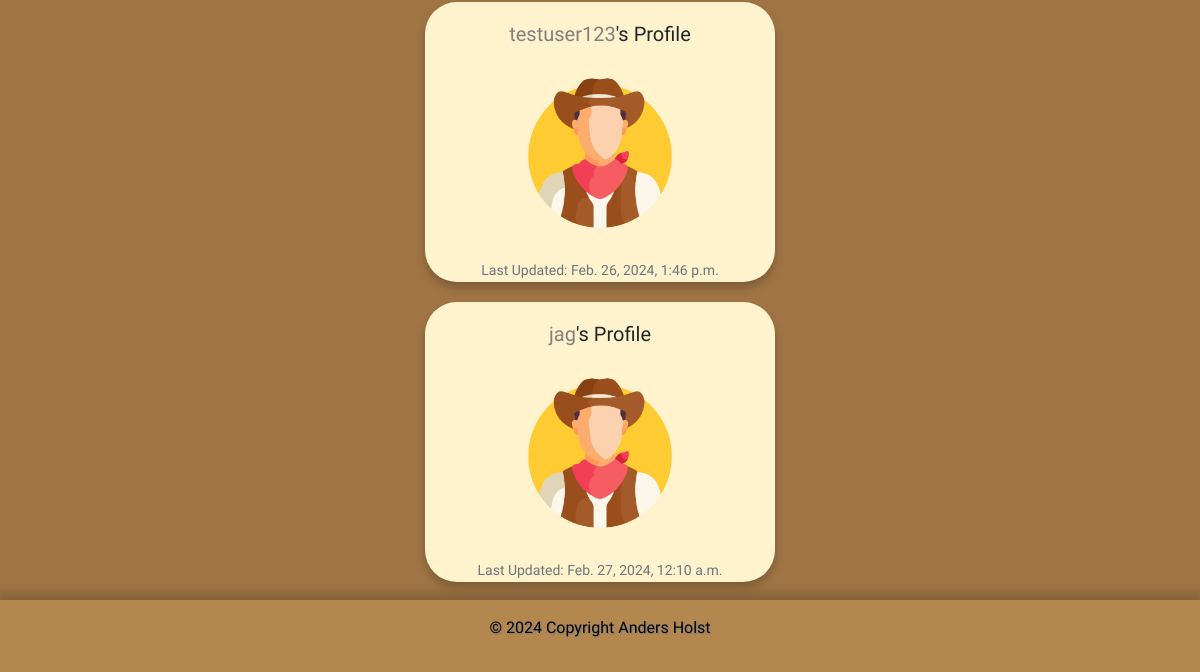
The app's page /profile_list/ (signed in, lower part), older data.
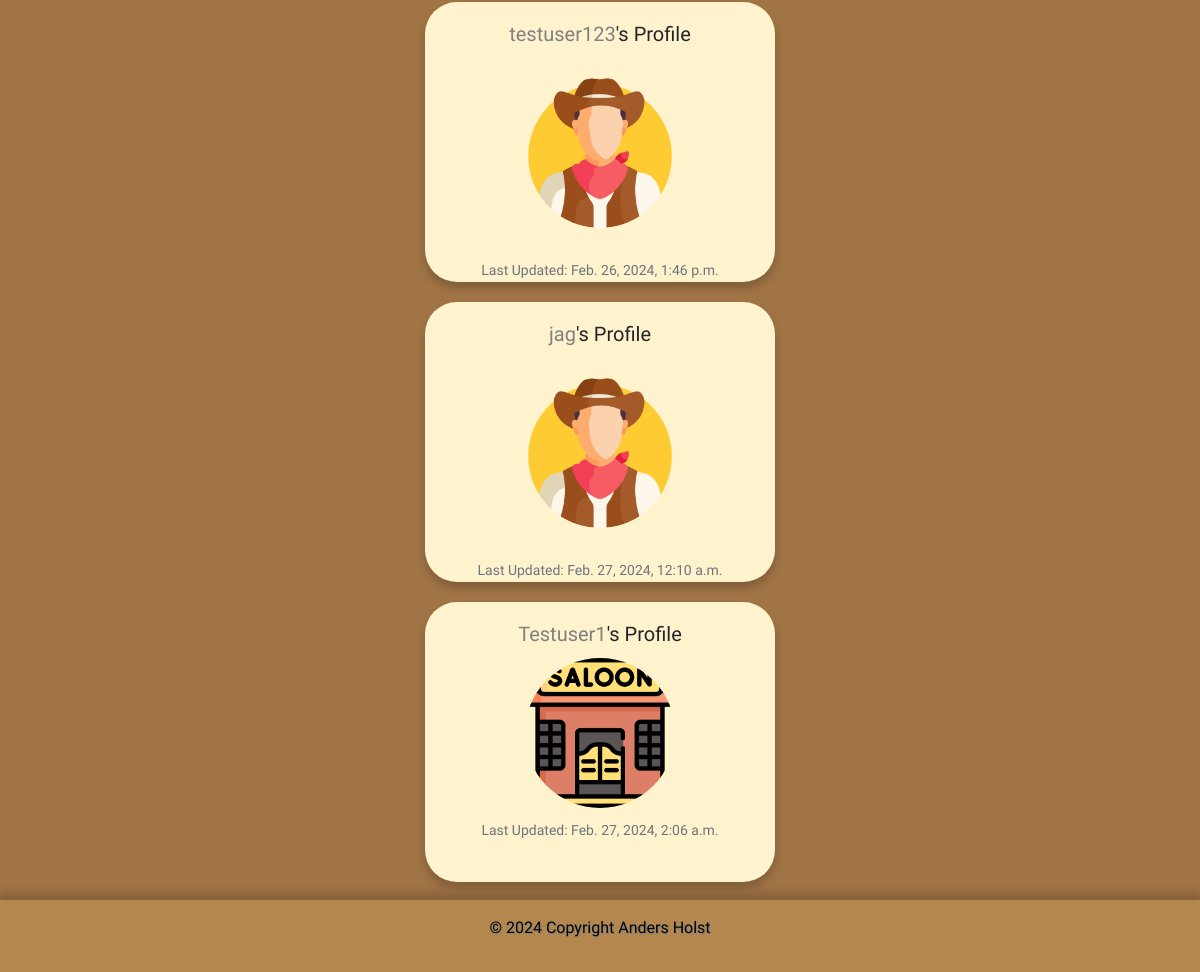
The same page, newer data.
### the_saloon/models.py (models this page shows, shortened)
class Profile(models.Model):
    user = models.OneToOneField(User, on_delete=models.CASCADE)
    follows = models.ManyToManyField("self",
                                     related_name="followed_by",
                                     symmetrical=False, blank=True)
    date_modified = models.DateTimeField(User, auto_now=True)
    profile_image = models.ImageField(
        null=True, blank=True, upload_to="images/")
    profile_bio = models.CharField(null=True, blank=True, max_length=500)
    facebook_link = models.CharField(null=True, blank=True, max_length=100)
    instagram_link = models.CharField(
        null=True, blank=True, max_length=100)
    linkedin_link = models.CharField(null=True, blank=True, max_length=100)
    youtube_link = models.CharField(null=True, blank=True, max_length=100)
    x_link = models.CharField(null=True, blank=True, max_length=100)

### the_saloon/views.py (the view)
# urls.py: path('profile_list/', views.profile_list, name='profile_list'),
def profile_list(request):
    if request.user.is_authenticated:
        profiles = Profile.objects.exclude(user=request.user)
        return render(request, 'profile_list.html', {"profiles": profiles})
    else:
        messages.success(request, ("You must login to see this page..."))
        return redirect('home')

### the_saloon/templates/profile_list.html (shortened to what this page needs)
{% extends 'base.html' %}
{% load static %}
{% block content %}
    {% if profiles %}
    {% for profile in profiles %}
<div class="list-container col-md-12">
  <div class="cont">
    <div class="container">
      <div class="list-card">
        <h5 class="card-title"><a href="{% url 'profile' profile.user.id  %}">
          {{ profile.user.username }}</a>'s Profile</h5>
                {% if profile.profile_image %}
                  <img class="list img rounded-circle" src="{{ profile.profile_image.url }}"
                  width=150 height=150
                  alt="{{ profile.user.username}}">
                {% else %}
                <img class="list profile rounded-circle" src="{% static 'images/cowboy.png' %}" height="150"
                width="150" alt="profile_image">
                {% endif %}
              <p class="list card-text"><small class="text-muted">
              Last Updated: {{ profile.date_modified }}</small></p>
      </div>
    </div>
  </div>
</div>
{% endfor %}
{% endif %}
{% endblock %}

### the_saloon/templates/base.html (shortened to what this page needs)
{% load static %}
<!DOCTYPE html>
<html lang="en">
<head>
  <link rel="stylesheet" href="https://cdn.jsdelivr.net/npm/bootstrap@4.6.2/dist/css/bootstrap.min.css"
>
  <link href="{% static 'css/style.css' %}" rel="stylesheet">
</head>
<body>
  {% block content %}
  {% endblock %}
  {% include "footer.html" %}
</body>
</html>

### the_saloon/templates/navbar.html (shortened to what this page needs)
{% load static %}

### the_saloon/templates/footer.html
  <footer class="footer">
    <div class="text-center p-3">
      <p class="text-black">©  2024 Copyright Anders Holst</p>
    </div>
  </footer>

### social/static/css/style.css (style rules this page uses)
body { background-color: #A07445; margin-bottom: 80px; }
div.container { display: flex; }
footer.footer { width: 100%; background-color: #B3874E; color:black; font-family: Rye, serif; text-shadow: 1px 1px 1px gray; box-shadow: 0 -3px 10px 3px rgba(0, 0, 0, 0.2); position: fixed; bottom: 0; flex: 0 0 50px; }
img.profile { margin-top: 20px; margin-bottom: 20px; }
p.card-text { font-family: Rye, serif; }
a { color:gray }
small.text-muted { margin-top: 20px; }
div.cont { display: flex; width: 400px; height: 300px; columns: 2; flex-direction: row; justify-content: space-between; }
div.list-container { display: flex; align-items: center; justify-content: center; }
div.list-card { text-align: center; font-family: Rye, serif; flex: 1; width: 280px; height: 280px; padding: 20px; margin: 10px; background-color:#FFF3CD; box-shadow: 0 6px 8px 0 rgba(0,0,0,.2); border-radius: 2rem; }
img.list { width: 150px; height: 150px; }
p.list { margin-top: 10px; }

Row changes from the older to the newer data that the page shows:
added Profile: user.username "Testuser1", profile_image (picture), date_modified "Feb. 27, 2024, 2:06 a.m."
